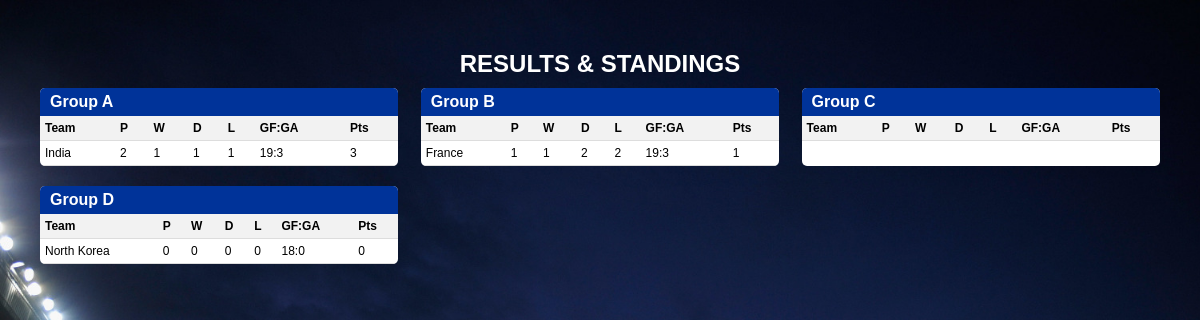
The page /tableofpoints/ on the database its author committed.
### EAWEBMAIN/models.py (models this page shows, shortened)
class Group(models.Model):
    group_name = models.CharField(max_length=100)

class Team(models.Model):
    group = models.ForeignKey(Group, related_name='teams', on_delete=models.CASCADE)
    name = models.CharField(max_length=100)
    played = models.IntegerField(default=0)
    won = models.IntegerField(default=0)
    drawn = models.IntegerField(default=0)
    lost = models.IntegerField(default=0)
    gf_ga = models.CharField(max_length=20)  # Goals for:Goals against
    points = models.IntegerField(default=0)

### EAWEBMAIN/views.py (the view)
# urls.py: path('tableofpoints/', views.table_of_points_view, name='tableofpoints_view'),
def table_of_points_view(request):
    groups = Group.objects.prefetch_related('teams').all()
    return render(request, 'EAWEBMAIN/TABLEOFPOINTS.html', {'groups': groups})

### EAWEBMAIN/templates/EAWEBMAIN/TABLEOFPOINTS.html (shortened to what this page needs)
<!DOCTYPE html>
{% load static %}
<!DOCTYPE html>
<html lang="en">
<head>
</head>
<body>
    <div class="container">
        <div class="header">
            RESULTS & STANDINGS
        </div>
        <div class="groups-container">
            {% for group in groups %}
                <div class="group">
                    <div class="group-header">{{ group.group_name }}</div>
                    <table>
                        <tr class="first-row">
                            <th>Team</th>
                            <th>P</th>
                            <th>W</th>
                            <th>D</th>
                            <th>L</th>
                            <th>GF:GA</th>
                            <th>Pts</th>
                        </tr>
                        {% for team in group.teams.all %}
                            <tr class="second-row">
                                <td>{{ team.name }}</td>
                                <td>{{ team.played }}</td>
                                <td>{{ team.won }}</td>
                                <td>{{ team.drawn }}</td>
                                <td>{{ team.lost }}</td>
                                <td>{{ team.gf_ga }}</td>
                                <td>{{ team.points }}</td>
                            </tr>
                        {% endfor %}
                    </table>
                </div>
            {% endfor %}
        </div>
    </div>
</body>
</html>

### rows shown on the page
Group: group_name "Group A"
Team: name "India", played "2", won "1", drawn "1", lost "1", gf_ga "19:3", points "3"
Group: group_name "Group B"
Team: name "France", played "1", won "1", drawn "2", lost "2", gf_ga "19:3", points "1"
Group: group_name "Group C"
Group: group_name "Group D"
Team: name "North Korea", played "0", won "0", drawn "0", lost "0", gf_ga "18:0", points "0"
